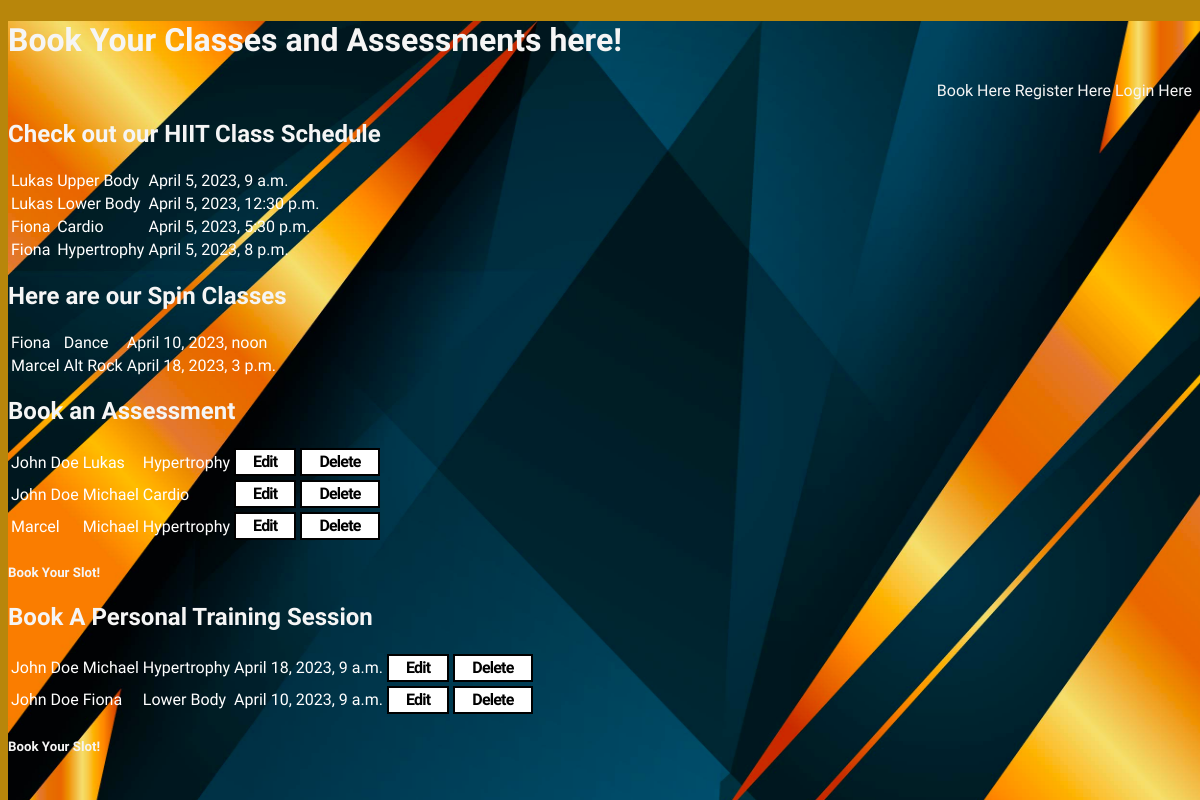
The page /booking on the database its author committed.
### home/models.py (models this page shows, shortened)
class hiitbook(models.Model):
    name = models.CharField(max_length=10, null=False, blank=False)
    focus = models.CharField(max_length=50, null=False, blank=False)
    time = models.DateTimeField(max_length=10)

class SpinClasses(models.Model):
    name = models.CharField(max_length=10, null=False, blank=False)
    genre = models.CharField(max_length=10, null=False, blank=False)
    time = models.DateTimeField(max_length=10)

class hittclasses(models.Model):
    name = models.CharField(max_length=10, null=False, blank=False)
    trainer = models.CharField(max_length=10, null=False, blank=False)
    focus = models.CharField(max_length=50, null=False, blank=False)

class PtClasses(models.Model):
    name = models.CharField(max_length=10, null=False, blank=False)
    trainer = models.CharField(max_length=10, null=False, blank=False)
    focus = models.CharField(max_length=50, null=False, blank=False)
    time = models.DateTimeField(null=False, blank=False)

### home/views.py (the view)
# urls.py: path('booking', views.booking, name='booking'),
def booking(request):
    SpinClass = SpinClasses.objects.all()
    hittclass = hittclasses.objects.all()
    hiitbooks = hiitbook.objects.all()
    ptClass = PtClasses.objects.all()
    context = {
        'SpinClass': SpinClass,
        'ptClass': ptClass,
        'hittclass': hittclass,
        'hiitclasses':  hiitbooks,
    }
    return render(request, "home/booking_page.html", context)

### home/templates/home/booking_page.html (shortened to what this page needs)
<!DOCTYPE html>
<html lang="en">
<head>
    {% load static %}
    <link rel="stylesheet" href="{% static '/css/style.css' %}">
</head>
<body>
    <img src="{% static 'images/background.jpg' %}" alt="A black and gold vector design background image" id="bgimage">
    <header>
        <h1 class="main">
            Book Your Classes and Assessments here!
        </h1>
        <nav>
            <ul class="navbar-nav mr-auto list-inline navfont">
                {% if user.is_authenticated %}
                <li class="nav-item">
                  <a class="nav-link" href="booking">Welcome, {{user.username}}</a>
                </li>
                <li class="nav-item">
                    <a class="nav-link" href="{% url 'booking' %}">Book Here</a>
                </li>
                <li class="nav-item">
                    <a class="nav-link" href="logout">Logout</a>
                </li>
                {% else %}
                <li class="nav-item">
                    <a class="nav-link"  href="{% url 'booking' %}">Book Here</a>
                </li>
                <li class="nav-item">
                    <a class="nav-link"  href="register">Register Here</a>
                </li>
                <li class="nav-item">
                    <a class="nav-link"  href="login">Login Here</a>
                </li>
                {% endif %}
        </nav>
    </header>
    <section>
    <h2 class="secondhead">
        Check out our HIIT Class Schedule
    </h2>
    <div>
    <table class="mainparagraph" class='tablemain'>
                {% for item in hiitclasses %}
                <tr>
                    <td>{{ item.name }}</td>
                    <td>{{ item.focus }}</td>
                    <td>{{ item.time }}</td>
                <td>
                </td>
                </tr>
            {% endfor %}
    </table>
    </div>
    <section>
    <h2 class="secondhead">
        Here are our Spin Classes
    </h2>
    <table class="mainparagraph">
        {% for item in SpinClass %}
            <tr>
                <td>{{ item.name }}</td>
                <td>{{ item.genre }}</td>
                <td>{{ item.time }}</td>
            <td>
            </tr>
        {% endfor %}
    </table>
    </section>
    <section>
    <h2 class="secondhead">
        Book an Assessment
    </h2>
    <table class="mainparagraph">
        {% for item in hittclass %}
            <tr>
                <td>{{ item.name }}</td>
                <td>{{ item.trainer }}</td>
                <td>{{ item.focus }}</td>
            <td>
                <a href="/editing/{{ item.id }}">
                    <button class="btneddel">
                        Edit
                    </button>
                </a>
            </td>
            <td>
                <a href="/deleting/{{ item.id }}">
                    <button class="btneddel">
                        Delete
                    </button>
                </a>
            </td>
            </tr>
        {% endfor %}
    </table>
    <h5 class="bookingLink">
        <a class="nav-link" href="{% url 'bookingin' %}">Book your slot!</a>
    </h5>
    </section>
    <section>
        <h2 class="secondhead">
            Book A Personal Training Session
        </h2>
        <table class="mainparagraph">
            {% for item in ptClass %}
                <tr>
                    <td>{{ item.name }}</td>
                    <td>{{ item.trainer }}</td>
                    <td>{{ item.focus }}</td>
                    <td>{{ item.time }}</td>
                <td>
                    <a href="/editingpt/{{ item.id }}">
                        <button class="btneddel">
                            Edit
                        </button>
                    </a>
                </td>
                <td>
                    <a href="/deletingpt/{{ item.id }}">
                        <button class="btneddel">
                            Delete
                        </button>
                    </a>
                </td>
                </tr>
            {% endfor %}
        </table>
        <h5 class="bookingLink">
            <a class="nav-link" href="{% url 'bookinginSes' %}">Book your slot!</a>
        </h5>
        </section>

### home/static/css/style.css (style rules this page uses)
.main { font-family: 'Oswald', sans-serif; color: whitesmoke; }
.secondhead { font-family: 'Oswald', sans-serif; color: whitesmoke; }
.bookingLink { text-transform: none; text-decoration: none; font-family: 'Oswald', sans-serif; }
.mainparagraph { font-family: 'Raleway', sans-serif; color: white; }
.navfont { font-family: 'Raleway', sans-serif; text-decoration: none; text-align: right; }
.nav-link { color:whitesmoke; text-decoration: none; text-transform: capitalize; }
#list-inline, li { font-family: 'Raleway', sans-serif; text-align: right; display: inline; }
footer, ul { font-family: 'Raleway', sans-serif; text-align: center; text-transform: none; text-decoration: none; }
.btneddel { align-items: center; background-color: #fff; border: 2px solid #000; box-sizing: border-box; color: #000; cursor: pointer; display: inline-flex; fill: #000; font-family: 'Raleway', sans-serif; font-size: 16px; font-weight: 600; justify-content: center; letter-spacing: -.8px; line-height: 24px; outline: 0; padding: 0 17px; text-align: center; text-decoration: none; transition: all .3s; user-select: none; -webkit-user-select: none; touch-action: manipulation; }
#bgimage { position: fixed; border: 0; margin: 0; width: 100%; height: 100%; z-index: -5; }
body { background-color: darkgoldenrod; }

### rows shown on the page
hiitbook: name "Lukas", focus "Upper Body", time "April 5, 2023, 9 a.m."
hiitbook: name "Lukas", focus "Lower Body", time "April 5, 2023, 12:30 p.m."
hiitbook: name "Fiona", focus "Cardio", time "April 5, 2023, 5:30 p.m."
hiitbook: name "Fiona", focus "Hypertrophy", time "April 5, 2023, 8 p.m."
SpinClasses: name "Fiona", genre "Dance", time "April 10, 2023, noon"
SpinClasses: name "Marcel", genre "Alt Rock", time "April 18, 2023, 3 p.m."
hittclasses: name "John Doe", trainer "Lukas", focus "Hypertrophy"
hittclasses: name "John Doe", trainer "Michael", focus "Cardio"
hittclasses: name "Marcel", trainer "Michael", focus "Hypertrophy"
PtClasses: name "John Doe", trainer "Michael", focus "Hypertrophy", time "April 18, 2023, 9 a.m."
PtClasses: name "John Doe", trainer "Fiona", focus "Lower Body", time "April 10, 2023, 9 a.m."
